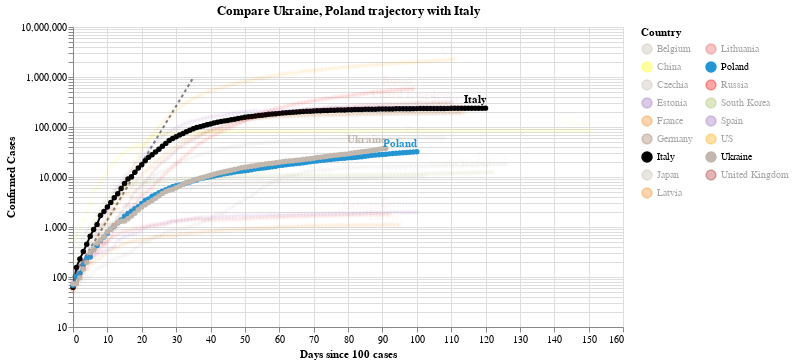

The notebook cell saved with this chart:
### Code cell
#hide_input
chart2 = make_since_chart(dff2, ['Ukraine', 'Poland'], baseline_countries)
chart2

### Figure 1 — Vega-Lite specification as saved in the notebook (floating-point values rounded to 4 significant figures; data arrays with more than 128 entries replaced by an {"elided": "..."} marker saying what was removed)
{"config": {"view": {"continuousWidth": 400, "continuousHeight": 300}}, "layer": [{"data": {"name": "data-628230001892d6798b50651be41d1b3e"}, "mark": {"type": "line", "color": "black", "opacity": 0.5, "strokeDash": [3, 3]}, "encoding": {"x": {"type": "quantitative", "field": "Days since 100 cases"}, "y": {"type": "quantitative", "field": "Confirmed Cases"}}}, {"data": {"name": "data-8b2ed1a1383cfb471fdc73a7cf1f94d3"}, "mark": {"type": "line", "point": true}, "encoding": {"color": {"type": "nominal", "field": "Country", "legend": {"columns": 2}, "scale": {"domain": ["Belgium", "China", "Czechia", "Estonia", "France", "Germany", "Italy", "Japan", "Latvia", "Lithuania", "Poland", "Russia", "South Korea", "Spain", "US", "Ukraine", "United Kingdom"], "range": ["#C1B7AD", "yellow", "#C1B7AD", "#9467bd", "#F58518", "#9D755D", "black", "#C1B7AD", "#F58518", "#E45756", "#2495D3", "red", "#A1BA59", "#9467bd", "orange", "#C1B7AD", "brown"]}}, "opacity": {"condition": {"value": 1, "selection": "selector003"}, "value": 0.05}, "tooltip": [{"type": "nominal", "field": "Country"}, {"type": "temporal", "field": "Date"}, {"type": "quantitative", "field": "Confirmed Cases"}, {"type": "quantitative", "field": "Days since 100 cases"}], "x": {"type": "quantitative", "field": "Days since 100 cases"}, "y": {"type": "quantitative", "field": "Confirmed Cases", "scale": {"type": "log"}}}, "selection": {"selector003": {"type": "multi", "fields": ["Country"], "bind": "legend", "init": [{"Country": "Ukraine"}, {"Country": "Poland"}, {"Country": "Italy"}]}}, "width": 550}, {"data": {"name": "data-8b2ed1a1383cfb471fdc73a7cf1f94d3"}, "mark": {"type": "text", "align": "right", "dy": -8, "fontWeight": "bold"}, "encoding": {"color": {"type": "nominal", "field": "Country", "legend": {"columns": 2}, "scale": {"domain": ["Belgium", "China", "Czechia", "Estonia", "France", "Germany", "Italy", "Japan", "Latvia", "Lithuania", "Poland", "Russia", "South Korea", "Spain", "US", "Ukraine", "United Kingdom"], "range": ["#C1B7AD", "yellow", "#C1B7AD", "#9467bd", "#F58518", "#9D755D", "black", "#C1B7AD", "#F58518", "#E45756", "#2495D3", "red", "#A1BA59", "#9467bd", "orange", "#C1B7AD", "brown"]}}, "opacity": {"condition": {"value": 1, "selection": "selector003"}, "value": 0.05}, "text": {"type": "nominal", "field": "Country"}, "tooltip": [{"type": "nominal", "field": "Country"}, {"type": "temporal", "field": "Date"}, {"type": "quantitative", "field": "Confirmed Cases"}, {"type": "quantitative", "field": "Days since 100 cases"}], "x": {"type": "quantitative", "field": "Days since 100 cases"}, "y": {"type": "quantitative", "field": "Confirmed Cases", "scale": {"type": "log"}}}, "transform": [{"filter": "(datum['Date'] >= 1592697600000)"}], "width": 550}], "title": "Compare Ukraine, Poland trajectory with Italy", "$schema": "https://vega.github.io/schema/vega-lite/v4.0.2.json", "datasets": {"data-628230001892d6798b50651be41d1b3e": [{"Days since 100 cases": 0, "Confirmed Cases": 100.0}, {"Days since 100 cases": 1, "Confirmed Cases": 130.0}, {"Days since 100 cases": 2, "Confirmed Cases": 169.0}, {"Days since 100 cases": 3, "Confirmed Cases": 219.7}, {"Days since 100 cases": 4, "Confirmed Cases": 285.6}, {"Days since 100 cases": 5, "Confirmed Cases": 371.3}, {"Days since 100 cases": 6, "Confirmed Cases": 482.7}, {"Days since 100 cases": 7, "Confirmed Cases": 627.5}, {"Days since 100 cases": 8, "Confirmed Cases": 815.7}, {"Days since 100 cases": 9, "Confirmed Cases": 1060.0}, {"Days since 100 cases": 10, "Confirmed Cases": 1379.0}, {"Days since 100 cases": 11, "Confirmed Cases": 1792.0}, {"Days since 100 cases": 12, "Confirmed Cases": 2330.0}, {"Days since 100 cases": 13, "Confirmed Cases": 3029.0}, {"Days since 100 cases": 14, "Confirmed Cases": 3937.0}, {"Days since 100 cases": 15, "Confirmed Cases": 5119.0}, {"Days since 100 cases": 16, "Confirmed Cases": 6654.0}, {"Days since 100 cases": 17, "Confirmed Cases": 8650.0}, {"Days since 100 cases": 18, "Confirmed Cases": 11250.0}, {"Days since 100 cases": 19, "Confirmed Cases": 14620.0}, {"Days since 100 cases": 20, "Confirmed Cases": 19000.0}, {"Days since 100 cases": 21, "Confirmed Cases": 24710.0}, {"Days since 100 cases": 22, "Confirmed Cases": 32120.0}, {"Days since 100 cases": 23, "Confirmed Cases": 41750.0}, {"Days since 100 cases": 24, "Confirmed Cases": 54280.0}, {"Days since 100 cases": 25, "Confirmed Cases": 70560.0}, {"Days since 100 cases": 26, "Confirmed Cases": 91730.0}, {"Days since 100 cases": 27, "Confirmed Cases": 119300.0}, {"Days since 100 cases": 28, "Confirmed Cases": 155000.0}, {"Days since 100 cases": 29, "Confirmed Cases": 201500.0}, {"Days since 100 cases": 30, "Confirmed Cases": 262000.0}, {"Days since 100 cases": 31, "Confirmed Cases": 340600.0}, {"Days since 100 cases": 32, "Confirmed Cases": 442800.0}, {"Days since 100 cases": 33, "Confirmed Cases": 575600.0}, {"Days since 100 cases": 34, "Confirmed Cases": 748300.0}, {"Days since 100 cases": 35, "Confirmed Cases": 972800.0}], "data-8b2ed1a1383cfb471fdc73a7cf1f94d3": {"elided": "1883 records"}}}
